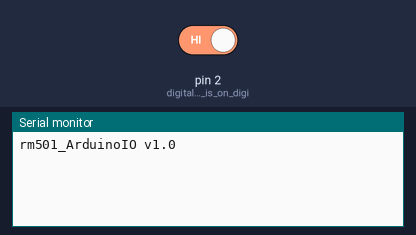
A sketch run on a simulated Arduino Uno, built with avr-gcc and run on an emulated ATmega328P. On the bench: the last lines printed to the serial monitor. Inputs (shaded band) come from the test bench; at power-on: pin 2 (digital_sensor_is_on_digi) HIGH.

Above: at 1.5 s.
1.6 s: pin 2 (digital_sensor_is_on_digi) driven LOW
At 2.6 s:
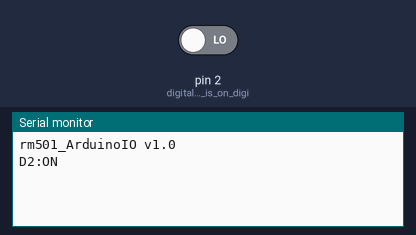
3.1 s: pin 2 (digital_sensor_is_on_digi) driven HIGH
At 3.8 s:
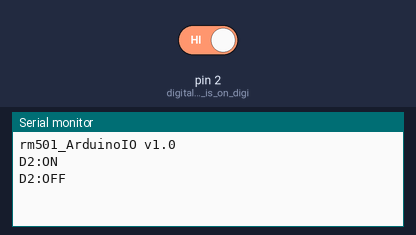

The sketch:

rm501_ArduinoIO.ino
```cpp
  bool D2 = 1;
  bool D2_prev = 1;

void setup() {

  // start serial port at 9600 bps and wait for port to open:
  Serial.begin(115200);
  while (!Serial) {
    ; // wait for serial port to connect. Needed for native USB port only
  }

  pinMode(2, INPUT_PULLUP);   // digital sensor is on digital pin 2

  getFirmwareVersion();       //Print version
}

void loop() {
  // We send the Digital Inputs Status when changes
  // Read Digital Pins

  D2 = digitalRead(2);

  // Send message if the Status changes
  if (D2 != D2_prev){
    if(D2 == 1){
      Serial.println("D2:OFF");
    }
    else{
      Serial.println("D2:ON");
    }
    D2_prev = D2;
  }

  delay(10);
}

void getFirmwareVersion() {
  if (Serial.available() <= 0) {
    Serial.println("rm501_ArduinoIO v1.0");   // send an initial string
    delay(300);
    }
  }
```

Measured:
- after the input at 1.6 s, the serial monitor: prints a new line at once (image 1)
- after the input at 3.1 s, the serial monitor: prints a new line at once (image 2)
